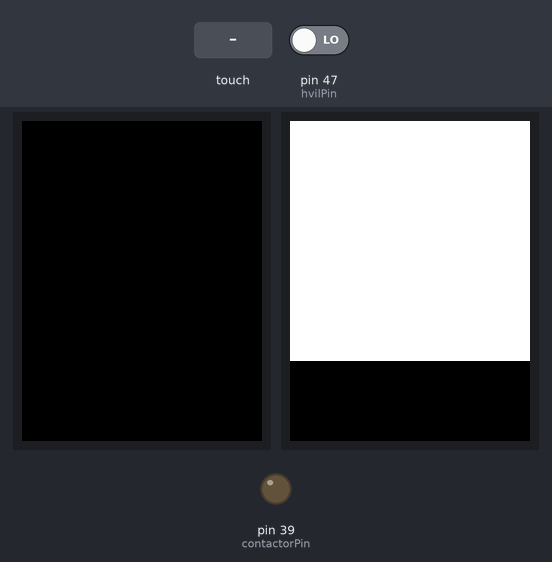
Recording of a sketch running on a simulated Arduino Mega 2560, built with avr-gcc and run on an emulated ATmega2560. Shown: 2 × 240×320 colour display, output pins drawn as LEDs (lit = HIGH). The test bench sets the inputs (shaded band); at power-on: pin 47 (hvilPin) LOW. What the sketch prints to the serial monitor is not drawn.

Above: at 0.24 s.
1.4 s: touch panel pressed at 13 % / 90 % of its raw x / y range
4.7 s: touch panel pressed at 38 % / 90 % of its raw x / y range
7.7 s: touch panel pressed at 87 % / 90 % of its raw x / y range
Timing chart, 0 to 10.7 s (numbered marks = the images above; inputs shaded):
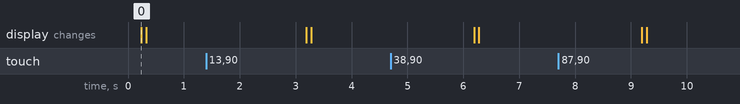

The sketch:

Lab2Main.ino
```cpp
#include <stdbool.h>
#include <Elegoo_GFX.h>
#include <Elegoo_TFTLCD.h>
#include <TouchScreen.h>

#include "TaskControlBlock.h"
#include "Scheduler.h"
#include "Measurement.h"
#include "SOC.h"
#include "Alarm.h"
#include "Contactor.h"
#include "Display.h"
#include "TouchInput.h"

#define LCD_CS A3     // Chip Select goes to Analog 3
#define LCD_CD A2     // Command/Data goes to Analog 2
#define LCD_WR A1     // LCD Write goes to Analog 1
#define LCD_RD A0     // LCD Read goes to Analog 0
#define LCD_RESET A4  // Can alternately just connect to Arduino's reset pin

#define MAX_LEN 32

// Setup the TFT with the correct pins
Elegoo_TFTLCD tft(LCD_CS, LCD_CD, LCD_WR, LCD_RD, LCD_RESET);

#define YP A3  // must be an analog pin, use "An" notation!
#define XM A2  // must be an analog pin, use "An" notation!
#define YM 9   // can be a digital pin
#define XP 8   // can be a digital pin

// Setup the touchscreen with the correct pins
TouchScreen ts = TouchScreen(XP, YP, XM, YM, 300);

// Time since we started looping
int secondsElapsed;

//Task Control Blocks
TCB measurementTCB;
TCB socTCB;
TCB contactorTCB;
TCB alarmTCB;
TCB touchInputTCB;
TCB displayTCB;

// TCB Queue
#define QUEUE_SIZE 6
TCB* TCBQueue[QUEUE_SIZE] = {&measurementTCB, &socTCB, &contactorTCB, &alarmTCB, &displayTCB, &touchInputTCB};

// Measurement Data
measurementData measure;                      // Declare measurement data structure - defined in Measurement.h
float hvCurrent     = 0;                      // The system's HV Current value
float hvVoltage     = 0;                      // The system's HV Voltage value
float temperature   = 0;                      // The system's Temperature value
bool hvil           = 0;                      // The system's HVIL status
bool hvilChanged    = true;                   // Whether or not the HVIL's status has changed
const byte hvilPin  = 47;                     // The pin the system is reading to see the HVIL's status

// SOC Data
socData soc;                                  // Declare SOC data structure - defined in SOC.h
float charge = 0;                             // The system's state of charge

// Contactor Data
contactorData contactor;                      // Declare contactor data structure - defined in Contactor.h
int contactorFlag       = 1;                  // A flag to tell the system whether or not to change the contactor's status and what to change it to
const byte contactorPin = 39;                 // The pin the system is writing to to show the contactor's status
bool contactorStatus    = CONTACTOR_OPEN;     // The contactor's current status. Initially starts as open

// Alarm Data
alarmData alarm;                              // Declare alarm data structure - defined in Alarm.h
char* hvilAlarmStatus     = "";               // The system's HVIL alarm status
char* overcurrentStatus   = "";               // The system's Overcurrent alarm status
char* hvOutOfRangeStatus  = "";               // The system's HVOOR alarm status

// Display Data
displayData displayD;                         // Declare display data structure - defined in Display.h
int page    = MEASURE_PAGE;                   // The current page the system is displaying. Start at the measurement page
int oldPage = -1;                             // The page the system was displaying in the previous cycle. Start at a non-page value

// Touch Input Data
touchInputData touchInput;                    // Declare touch input data structure - defined in TouchInput.h

void setup() {
  Serial.begin(9600);
  Serial.println(F("TFT LCD test"));


#ifdef USE_Elegoo_SHIELD_PINOUT       // This is defined in Elegoo_TFTLCD.h
  Serial.println(F("Using Elegoo 2.4\" TFT Arduino Shield Pinout"));
#else
  Serial.println(F("Using Elegoo 2.4\" TFT Breakout Board Pinout"));
#endif

  Serial.print("TFT size is "); Serial.print(tft.width()); Serial.print("x"); Serial.println(tft.height());

  tft.reset();

  uint16_t identifier = tft.readID();
  if (identifier == 0x9325) {
    Serial.println(F("Found ILI9325 LCD driver"));
  } else if (identifier == 0x9328) {
    Serial.println(F("Found ILI9328 LCD driver"));
  } else if (identifier == 0x4535) {
    Serial.println(F("Found LGDP4535 LCD driver"));
  } else if (identifier == 0x7575) {
    Serial.println(F("Found HX8347G LCD driver"));
  } else if (identifier == 0x9341) {
    Serial.println(F("Found ILI9341 LCD driver"));
  } else if (identifier == 0x8357) {
    Serial.println(F("Found HX8357D LCD driver"));
  } else if (identifier == 0x0101)
  {
    identifier = 0x9341;
    Serial.println(F("Found 0x9341 LCD driver"));
  }
  else if (identifier == 0x1111)
  {
    identifier = 0x9328;
    Serial.println(F("Found 0x9328 LCD driver"));
  }
  else {
    Serial.print(F("Unknown LCD driver chip: "));
    Serial.println(identifier, HEX);
    Serial.println(F("If using the Elegoo 2.8\" TFT Arduino shield, the line:"));
    Serial.println(F("  #define USE_Elegoo_SHIELD_PINOUT"));
    Serial.println(F("should appear in the library header (Elegoo_TFT.h)."));
    Serial.println(F("If using the breakout board, it should NOT be #defined!"));
    Serial.println(F("Also if using the breakout, double-check that all wiring"));
    Serial.println(F("matches the tutorial."));
    identifier = 0x9328;

  }
  tft.begin(identifier);
  tft.setRotation(2);

  // Initialize the seconds elapsed since the system began
  secondsElapsed = 0;

  // Initilize the measurement data structure with the correct values
  measure                     = {&hvil, &hvilChanged, &hvilPin, &temperature, &hvCurrent, &hvVoltage, &secondsElapsed};
  measurementTCB.task         = &measurementTask;
  measurementTCB.taskDataPtr  = &measure;
  measurementTCB.next         = NULL;
  measurementTCB.prev         = NULL;

  // Initilize the SOC data structure with the correct values
  soc                         = {&charge, &secondsElapsed};
  socTCB.task                 = &socTask;
  socTCB.taskDataPtr          = &soc;
  socTCB.next                 = NULL;
  socTCB.prev                 = NULL;

  // Initilize the contactor data structure with the correct values
  contactor                   = {&contactorStatus, &contactorFlag, &contactorPin};
  contactorTCB.task           = &contactorTask;
  contactorTCB.taskDataPtr    = &contactor;
  contactorTCB.next           = NULL;
  contactorTCB.prev           = NULL;

  // Initilize the alarm data structure with the correct values
  alarm                       = {&hvilAlarmStatus, &overcurrentStatus, &hvOutOfRangeStatus, &secondsElapsed};
  alarmTCB.task               = &alarmTask;
  alarmTCB.taskDataPtr        = &alarm;
  alarmTCB.next               = NULL;
  alarmTCB.prev               = NULL;

  // Initilize the display data structure with the correct values
  displayD                    = {&measure, &soc, &alarm, &contactor, &page, &oldPage, &tft, &secondsElapsed};
  displayTCB.task             = &displayTask;
  displayTCB.taskDataPtr      = &displayD;
  displayTCB.next             = NULL;
  displayTCB.prev             = NULL;

  // Initilize the touch input data structure with the correct values
  touchInput                  = {&ts, &contactorFlag, &page, &oldPage, &secondsElapsed};
  touchInputTCB.task          = &touchInputTask;
  touchInputTCB.taskDataPtr   = &touchInput;
  touchInputTCB.next          = NULL;
  touchInputTCB.prev          = NULL;

  // Set the input and output pins to their correct modes
  pinMode(contactorPin, OUTPUT);
  pinMode(hvilPin, INPUT);

}

void loop() {
  // Sets the positive-y and minus-x pins to output so that the TFT display can update values
  pinMode(YP, OUTPUT);
  pinMode(XM, OUTPUT);
  // Let the scheduler run the TCBs in the TCB queue
  scheduler(TCBQueue, QUEUE_SIZE);
  // Increment the number of seconds since the system started running
  secondsElapsed++;
}
```

Alarm.c
```cpp
#include "Alarm.h"

// The available statuses for the alarms that we cycle through
const char* alarmStatuses[3] = {"NOT ACTIVE", "ACTIVE, NOT ACKNOWLEDGED", "ACTIVE, ACKNOWLEDGED"};

void updateHVILAlarm(char** hvilAlarmStatus, int seconds) {
    /****************
    * Function name: updateHVILAlarm
    * Function inputs: the status of the HVIL alarm, seconds since we started the battery management system
    * Function outputs: none
    * Function description: Updates the HVIL alarm's status once per second
    * Author(s): Yasin Alissa
    *****************/
    *hvilAlarmStatus = alarmStatuses[seconds % 3];
}

void updateOvercurrentAlarm(char** overcurrentStatus, int seconds) {
    /****************
    * Function name: updateOvercurrentAlarm
    * Function inputs: the status of the overcurrent alarm, seconds since we started the battery management system
    * Function outputs: none
    * Function description: Updates the overcurrent alarm's status once per two seconds
    * Author(s): Yasin Alissa
    *****************/
    if (seconds % 2 == 0) {
        *overcurrentStatus = alarmStatuses[(seconds % 6) / 2];
    }
}

void updateHvOutOfRangeAlarm(char** hvOutOfRangeStatus, int seconds) {
    /****************
    * Function name: updateHvOutOfRangeAlarm
    * Function inputs: the status of the HVOOR alarm, seconds since we started the battery management system
    * Function outputs: none
    * Function description: Updates the HVOOR alarm's status once per three seconds
    * Author(s): Yasin Alissa
    *****************/
    if (seconds % 3 == 0) {
        *hvOutOfRangeStatus = alarmStatuses[(seconds % 9) / 3];
    }
}

void alarmTask(void* aData) {
    /****************
    * Function name: alarmTask
    * Function inputs: void* pointer to the alarmData struct
    * Function outputs: none
    * Function description: Updates all alarm statuses at their respective update rates
    * Author(s): Yasin Alissa
    *****************/
    alarmData* data = (alarmData*) aData;
    // Read-only value so we don't need the pointer
    int seconds = *data->seconds;
    // Update statuses for all alarms
    updateHVILAlarm(data->hvilAlarmStatus, seconds);
    updateOvercurrentAlarm(data->overcurrentStatus, seconds);
    updateHvOutOfRangeAlarm(data->hvOutOfRangeStatus, seconds);
}
```

Alarm.h
```cpp
#ifdef __cplusplus
extern "C" {
#endif

#ifndef ALARM_H_
#define ALARM_H_

typedef struct alarmTaskData {
    char** hvilAlarmStatus;
    char** overcurrentStatus;
    char** hvOutOfRangeStatus;
    int* seconds;
} alarmData;

void alarmTask (void*);


#endif

#ifdef __cplusplus
}
#endif
```

Colors.h
```cpp
#ifndef COLORS_H_
#define COLORS_H_

#define BLACK   0x0000
#define BLUE    0x001F
#define RED     0xF800
#define GREEN   0x07E0
#define CYAN    0x07FF
#define MAGENTA 0xF81F
#define YELLOW  0xFFE0
#define WHITE   0xFFFF

#endif
```

Contactor.c
```cpp
#include "Contactor.h"

void contactorTask(void* cData) {
    /****************
    * Function name: contactorTask
    * Function inputs: void* pointer to the alarmData struct
    * Function outputs: none
    * Function description: Updates the contactor's status and turns on the contactor LED only if the state has changed
    * Author(s): Yasin Alissa
    *****************/
    contactorData* data = (contactorData*) cData;
    // Get the flag that tells us what to do to the contactor
    int flag = *data->contactorFlag;
    // If we should close the contactor, change the state to closed and turn on the LED
    if (flag == CLOSE) {
        *data->contactorStatus = CONTACTOR_CLOSED;
        digitalWrite(*data->contactorPin, HIGH);
    // If we should open the contactor, change the state to open and turn off the LED
    } else if (flag == OPEN) {
        *data->contactorStatus = CONTACTOR_OPEN;
        digitalWrite(*data->contactorPin, LOW);
    }
}
```

Contactor.h
```cpp
#ifdef __cplusplus
extern "C" {
#endif

#ifndef CONTACTOR_H_
#define CONTACTOR_H_

#include <stdbool.h>
#include <Arduino.h>

#define CONTACTOR_OPEN true         // Value to signify that the contactor is open
#define CONTACTOR_CLOSED false      // Value ot signify that the contactor is closed
#define CLOSE -1                    // Value to tell the program to close the contactor
#define OPEN 1                      // Value to tell the program to open the contactor
#define UNCHANGED_CONT 0            // Value to tell the program to keep the contactor the same

typedef struct contactorTaskData {
    bool* contactorStatus;
    int* contactorFlag;
    const byte* contactorPin;
} contactorData;


void contactorTask (void*);


#endif

#ifdef __cplusplus
}
#endif
```

Display.h
```cpp
#ifndef DISPLAY_H_
#define DISPLAY_H_

#include <stdbool.h>
#include "Arduino.h"
#include "Measurement.h"
#include "SOC.h"
#include "Alarm.h"
#include "Contactor.h"
#include <Elegoo_GFX.h>
#include <Elegoo_TFTLCD.h>

#define MEASURE_PAGE 0      // Value to signify the measurement page of our system
#define ALARM_PAGE 1        // Value to signify the alarms page of our system
#define BATTERY_PAGE 2      // Value to signify the battery on/off page of our system

typedef struct displayTaskData {
    measurementData* mData;
    socData* sData;
    alarmData* aData;
    contactorData* cData;
    int* currPage;
    int* oldPage;
    Elegoo_TFTLCD* tft;
    int* seconds;
} displayData;

void displayTask (void*);

#endif
```

Measurement.c
```cpp
#include "Measurement.h"

void updateHVIL(bool* hvilReading, const byte pin, bool* hvilChanged) {
    /****************
    * Function name: updateHVIL
    * Function inputs: a pointer to the system's HVIL reading, the HVIL's pin, and a pointer to tell the system the HVIL
    *                  reading changed
    * Function outputs: none
    * Function description: Reads the HVIL of the system and updates the reading and whether or not it changed
    * Author(s): Yasin Alissa
    *****************/
    bool newReading = digitalRead(pin);
    if (newReading != *hvilReading) {
        *hvilReading = newReading;
        *hvilChanged = true;
    } else {
        *hvilChanged = false;
    }
}

void updateTemperature(float* temperatureReading, int seconds) {
    /****************
    * Function name: updateTemperature
    * Function inputs: a pointer to the system's temperature reading and the seconds since the system started
    * Function outputs: none
    * Function description: Updates the temperature once per second
    * Author(s): Yasin Alissa
    *****************/
    // The temperature values we cycle through
    float temps[3] = {-10, 5, 25};
    // Update every second
    *temperatureReading = temps[seconds % 3];
}

void updateHvCurrent(float* currentReading, int seconds) {
    /****************
    * Function name: updateHvCurrent
    * Function inputs: a pointer to the system's current reading and the seconds since the system started
    * Function outputs: none
    * Function description: Updates the HV Current once per two seconds
    * Author(s): Yasin Alissa
    *****************/
    // The current values we cycle through
    float currs[3] = {-20, 0, 20};
    // Only update every two seconds
    if (seconds % 2 == 0) {
        *currentReading = currs[(seconds % 6) / 2];
    }
}

void updateHvVoltage(float* voltageReading, int seconds) {
    /****************
    * Function name: updateHvVoltage
    * Function inputs: a pointer to the system's voltage reading and the seconds since the system started
    * Function outputs: none
    * Function description: Updates the HV Voltage once per three seconds
    * Author(s): Yasin Alissa
    *****************/
    // The voltage values we cycle through
    float volts[3] = {10, 150, 450};
    // Only update every three seconds
    if (seconds % 3 == 0) {
        *voltageReading = volts[(seconds % 9) / 3];
    }
}

void measurementTask(void* mData) {
    /****************
    * Function name: measurementTask
    * Function inputs: void* pointer to the measurementData struct
    * Function outputs: none
    * Function description: Updates all measurement statuses at their respective update rates
    * Author(s): Yasin Alissa
    *****************/
  	measurementData* data = (measurementData*) mData;
    // Read-only value so we don't need the pointer
    int seconds = *data->seconds;
  	// Update statuses for all measurements
  	updateHVIL(data->hvilStatus, *data->hvilPin, data->hvilChanged);
  	updateTemperature(data->temperature, seconds);
  	updateHvCurrent(data->hvCurrent, seconds);
  	updateHvVoltage(data->hvVoltage, seconds);
}
```

Measurement.h
```cpp
#ifdef __cplusplus
extern "C" {
#endif

#ifndef MEASUREMENT_H_
#define MEASUREMENT_H_


#define HVIL_OPEN   false       // Value that tells us that the HVIL is open
#define HVIL_CLOSED true        // Value that tells us that the HVIL is closed

#include <stdbool.h>
#include <Arduino.h>


typedef struct measurementTaskData {
    bool* hvilStatus;
    bool* hvilChanged;
    const byte* hvilPin;
    float* temperature;
  	float* hvCurrent;
  	float* hvVoltage;
  	int* seconds;
} measurementData;


void measurementTask (void*);


#endif

#ifdef __cplusplus
}
#endif
```

SOC.c
```cpp
#include "SOC.h"

void socTask(void* sData) {
    /****************
    * Function name: socTask
    * Function inputs: void* pointer to the socData struct
    * Function outputs: none
    * Function description: Updates all state of charge status once per second
    * Author(s): Yasin Alissa
    *****************/
    socData* data = (socData*) sData;
    // The charge values we cycle through
    float charges[3] = {0, 50, 100};
    // Update once per second
    *data->charge = charges[*data->seconds % 3];
}
```

SOC.h
```cpp
#ifdef __cplusplus
extern "C" {
#endif

#ifndef SOC_H_
#define SOC_H_

#include <Arduino.h>

typedef struct socTaskData {
    float* charge;
    int* seconds;
} socData;


void socTask (void*);


#endif

#ifdef __cplusplus
}
#endif
```

Scheduler.c
```cpp
#include "Scheduler.h"

void scheduler(TCB* queue[], int size) {
    /****************
    * Function name: scheduler
    * Function inputs: a queue of TCBs and the size of the queue
    * Function outputs: none
    * Function description: Schedules each TCB's task to run once per second
    * Author(s): Yasin Alissa
    *****************/
    // Get the time we started at
    unsigned long timeStarted = millis();
    // Perform each TCB's task with its data
    for (int i = 0; i < size; i++) {
        TCB currTCB = *queue[i];
        currTCB.task(currTCB.taskDataPtr);
    }
    // Delay so that we end 1 second after we started
    delay(1000 - (millis() - timeStarted));
}
```

Source omitted: Display.cpp (9104 bytes), Scheduler.h (212 bytes), TaskControlBlock.h (339 bytes), TouchInput.cpp (3271 bytes), TouchInput.h (723 bytes)
